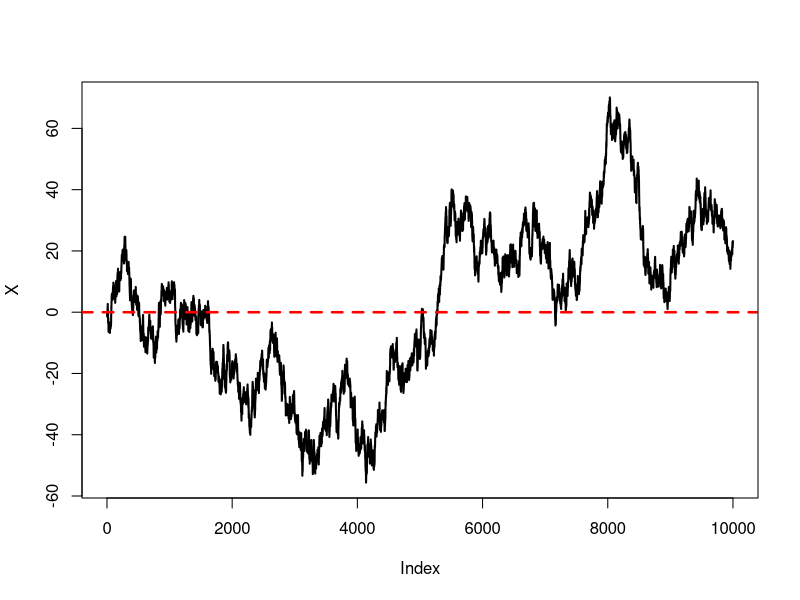

The R script that drew this image:


#a simple random walk example
X=NULL
X[1]=0
nsteps=10000

for(i in 2:nsteps){
  
  X[i]=X[i-1]+rnorm(1)
  
}

plot(X, type = "l", lwd=2)
abline(h=0, col="red", lty="dashed", lwd=2.5)



